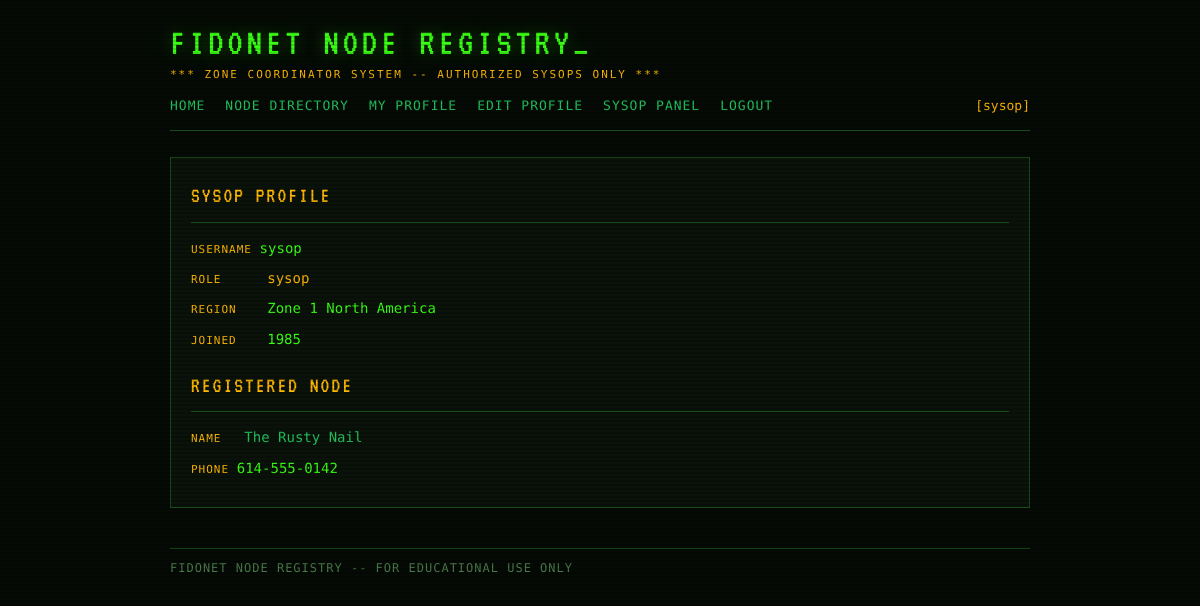
Screenshot of /profile/1 (signed in) with the database file from the repository.
### tables this page shows
CREATE TABLE users (
            id INTEGER PRIMARY KEY AUTOINCREMENT,
            username TEXT UNIQUE NOT NULL,
            password_hash TEXT NOT NULL,
            role TEXT NOT NULL DEFAULT 'user',
            region TEXT,
            joined INTEGER
        );

CREATE TABLE nodes (
            id INTEGER PRIMARY KEY AUTOINCREMENT,
            name TEXT NOT NULL,
            phone TEXT,
            region TEXT,
            description TEXT,
            owner_id INTEGER NOT NULL
        );

### app.py (the view)
@app.route('/profile/<int:user_id>')
def profile(user_id):
    current = get_current_user(request)
    if not current:
        return redirect(url_for('login'))
    user = user_repo.find_by_id(user_id)
    if not user:
        flash('User not found.', 'error')
        return redirect(url_for('index'))
    node = node_repo.find_by_owner(user_id)
    return render_template('profile.html', viewed_user=user, node=node, current_user=current)

### app.py (called while the page is built)
def get_current_user(req):
    token = req.cookies.get('bbs_token')
    if not token:
        return None
    return sessions.get(token)

    def fetchone(self, query, params=()):
        cursor = self._conn.cursor()
        cursor.execute(query, params)
        return cursor.fetchone()

    def find_by_id(self, record_id):
        return self._db.fetchone("SELECT * FROM users WHERE id = ?", (record_id,))

    def find_by_owner(self, owner_id):
        return self._db.fetchone("""
            SELECT n.*, u.username AS owner_username
            FROM nodes n JOIN users u ON n.owner_id = u.id
            WHERE n.owner_id = ?
        """, (owner_id,))

### templates/profile.html
{% extends "base.html" %}
{% block content %}
<div class="panel">
  <div class="panel-title">SYSOP PROFILE</div>
  <div class="node-detail"><span class="label">USERNAME </span><span class="value">{{ viewed_user.username }}</span></div>
  <div class="node-detail"><span class="label">ROLE &nbsp;&nbsp;&nbsp;&nbsp; </span><span class="value" style="color:var(--amber);">{{ viewed_user.role }}</span></div>
  <div class="node-detail"><span class="label">REGION &nbsp;&nbsp; </span><span class="value">{{ viewed_user.region }}</span></div>
  <div class="node-detail"><span class="label">JOINED &nbsp;&nbsp; </span><span class="value">{{ viewed_user.joined }}</span></div>
  {% if node %}
  <div style="margin-top:18px;">
    <div class="panel-title">REGISTERED NODE</div>
    <div class="node-detail"><span class="label">NAME &nbsp; </span><span class="value"><a href="{{ url_for('node_view', node_id=node.id) }}">{{ node.name }}</a></span></div>
    <div class="node-detail"><span class="label">PHONE </span><span class="value">{{ node.phone }}</span></div>
  </div>
  {% endif %}
</div>
{% endblock %}

### static/css/style.css (style rules this page uses)
:root { --bg: #050a05; --bg-panel: #0a120a; --green: #39ff14; --green-dim: #1a7a0a; --green-mid: #22c55e; --amber: #ffb800; --red: #ff3c3c; --grey: #4a7a4a; --text: #c8f5c8; --border: #1a4a1a; --font-mono: 'Share Tech Mono', monospace; --font-vt: 'VT323', monospace; }
* { box-sizing: border-box; margin: 0; padding: 0; }
body { background: var(--bg); color: var(--text); font-family: var(--font-mono); font-size: 14px; line-height: 1.6; min-height: 100vh; }
body::before { content: ''; position: fixed; inset: 0; background: repeating-linear-gradient( 0deg, transparent, transparent 2px, rgba(0,0,0,0.12) 2px, rgba(0,0,0,0.12) 4px ); pointer-events: none; z-index: 9999; }
.panel { background: var(--bg-panel); border: 1px solid var(--border); padding: 20px; margin-bottom: 20px; }
.panel-title { font-family: var(--font-vt); font-size: 22px; color: var(--amber); letter-spacing: 2px; margin-bottom: 14px; border-bottom: 1px solid var(--border); padding-bottom: 8px; }
.node-detail { margin-bottom: 8px; }
.node-detail .label { color: var(--amber); font-size: 11px; letter-spacing: 1px; }
.node-detail .value { color: var(--green); }
a { color: var(--green-mid); text-decoration: none; }

### rows the page displays
users: username "sysop", role "sysop", region "Zone 1 North America", joined "1985"
nodes: name "The Rusty Nail", phone "614-555-0142"

### other values shown
{{ current_user.username }} "sysop"
